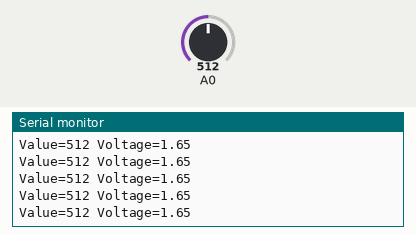
Simulated run of this sketch. Board: Arduino Uno, built with avr-gcc and run on an emulated ATmega328P. On the bench: the last lines printed to the serial monitor. Inputs (shaded band) come from the test bench; at power-on: A0 = 512.

Above: at 1.2 s.
1.3 s: A0 set to 716
At 1.32 s:
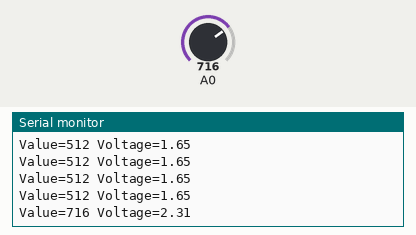
2.8 s: A0 set to 900
At 2.83 s:
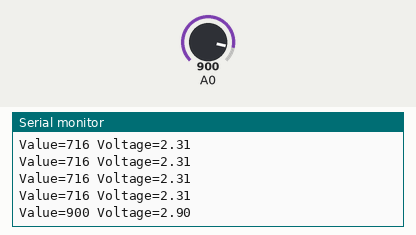
Timing chart, 0 to 5.8 s (numbered marks = the images above; inputs shaded):
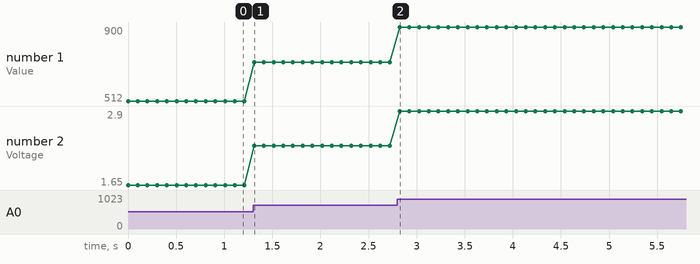

The sketch:

analog-read.ino
```cpp
void setup() {
  Serial.begin(115200);
}

void loop() {
  int sensorValue = analogRead(A0); //read value from A0
  float voltage = sensorValue * (3.3 / 1023.0); //convert to voltage

  Serial.print("Value=");
  Serial.print(sensorValue);
  Serial.print(" Voltage=");
  Serial.println(voltage);

  delay(100);
}
```

Measured:
- after the input at 1.3 s, the serial monitor: prints a new line at once (image 1)
- after the input at 2.8 s, the serial monitor: prints a new line at once (image 2)
- plotted number 1: 512 → 716 after the input at 1.3 s, 716 → 900 after the input at 2.8 s
- plotted number 2: 1.65 → 2.31 after the input at 1.3 s, 2.31 → 2.9 after the input at 2.8 s
